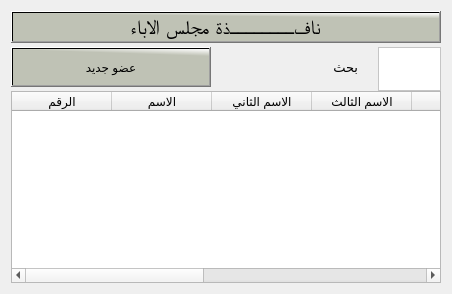
                   <widget class="QWidget" name="tab_242">
                    <attribute name="title">
                     <string>مجلس الاباء</string>
                    </attribute>
                    <layout class="QGridLayout" name="gridLayout_17">
                     <item row="0" column="0">
                      <layout class="QVBoxLayout" name="verticalLayout_140" stretch="5,5,90">
                       <property name="spacing">
                        <number>2</number>
                       </property>
                       <item>
                        <widget class="QPushButton" name="pushButton_274">
                         <property name="font">
                          <font>
                           <family>Motken K Sina</family>
                           <pointsize>15</pointsize>
                           <weight>9</weight>
                           <italic>false</italic>
                           <bold>false</bold>
                          </font>
                         </property>
                         <property name="cursor">
                          <cursorShape>PointingHandCursor</cursorShape>
                         </property>
                         <property name="styleSheet">
                          <string notr="true">background-color: qlineargradient(spread:pad, x1:0.964478, y1:0.193, x2:1, y2:0, stop:0 rgba(191, 194, 181, 255), stop:1 rgba(255, 255, 255, 255));
color:rgb(0, 0, 0);

  font: 75 15pt &quot;Motken K Sina&quot;;</string>
                         </property>
                         <property name="text">
                          <string>نافــــــــذة مجلس الاباء</string>
                         </property>
                         <property name="flat">
                          <bool>false</bool>
                         </property>
                        </widget>
                       </item>
                       <item>
                        <layout class="QHBoxLayout" name="horizontalLayout_225" stretch="60,10,10,10">
                         <property name="spacing">
                          <number>20</number>
                         </property>
                         <item>
                          <widget class="QPushButton" name="btnAddNewCouncilFathers">
                           <property name="maximumSize">
                            <size>
                             <width>200</width>
                             <height>40</height>
                            </size>
                           </property>
                           <property name="layoutDirection">
                            <enum>Qt::LeftToRight</enum>
                           </property>
                           <property name="styleSheet">
                            <string notr="true">background-color: qlineargradient(spread:pad, x1:0.964478, y1:0.193, x2:1, y2:0, stop:0 rgba(191, 194, 181, 255), stop:1 rgba(255, 255, 255, 255));
color:rgb(0, 0, 0);

font: 18pt &quot;Mohammad Annoktah&quot;;

font: 15pt &quot;PT Bold Heading&quot;;</string>
                           </property>
                           <property name="text">
                            <string>عضو جديد</string>
                           </property>
                           <property name="icon">
                            <iconset>
                             <normaloff>icons/اضافة.svg</normaloff>icons/اضافة.svg</iconset>
                           </property>
                           <property name="iconSize">
                            <size>
                             <width>30</width>
                             <height>30</height>
                            </size>
                           </property>
                          </widget>
                         </item>
                         <item>
                          <spacer name="horizontalSpacer_62">
                           <property name="orientation">
                            <enum>Qt::Horizontal</enum>
                           </property>
                           <property name="sizeHint" stdset="0">
                            <size>
                             <width>40</width>
                             <height>20</height>
                            </size>
                           </property>
                          </spacer>
                         </item>
                         <item>
                          <widget class="QLabel" name="label_194">
                           <property name="maximumSize">
                            <size>
                             <width>120</width>
                             <height>40</height>
                            </size>
                           </property>
                           <property name="font">
                            <font>
                             <family>Motken K Sina</family>
                             <pointsize>10</pointsize>
                             <weight>50</weight>
                             <italic>false</italic>
                             <bold>false</bold>
                            </font>
                           </property>
                           <property name="styleSheet">
                            <string notr="true"/>
                           </property>
                           <property name="text">
                            <string>بحث</string>
                           </property>
                          </widget>
                         </item>
                         <item>
                          <widget class="QTextEdit" name="txtCouncilFathersSearch">
                           <property name="sizePolicy">
                            <sizepolicy hsizetype="Expanding" vsizetype="Expanding">
                             <horstretch>0</horstretch>
                             <verstretch>0</verstretch>
                            </sizepolicy>
                           </property>
                           <property name="minimumSize">
                            <size>
                             <width>15</width>
                             <height>44</height>
                            </size>
                           </property>
                           <property name="maximumSize">
                            <size>
                             <width>250</width>
                             <height>40</height>
                            </size>
                           </property>
                           <property name="sizeIncrement">
                            <size>
                             <width>15</width>
                             <height>15</height>
                            </size>
                           </property>
                           <property name="layoutDirection">
                            <enum>Qt::LeftToRight</enum>
                           </property>
                           <property name="styleSheet">
                            <string notr="true">background-color:rgb(255, 255, 255);
color:rgb(0, 0, 0);
font: 10pt &quot;PT Bold Heading&quot;;</string>
                           </property>
                          </widget>
                         </item>
                        </layout>
                       </item>
                       <item>
                        <layout class="QHBoxLayout" name="horizontalLayout_226">
                         <item>
                          <widget class="QTableWidget" name="tblCouncilFathers">
                           <property name="styleSheet">
                            <string notr="true">QTableWidget {
    background-color: #FFFFFF;
    alternate-background-color:rgb(0, 0, 0);
    font: 9pt &quot;PT Bold Heading&quot;;
    font-weight: bold;
 color:rgb(0, 0, 0)
}

 background-color: qlineargradient(spread:pad, x1:0.964478, y1:0.193, x2:1, y2:0, stop:0 rgba(191, 194, 181, 255), stop:1 rgba(255, 255, 255, 255));
color:rgb(0, 0, 0);</string>
                           </property>
                           <column>
                            <property name="text">
                             <string>الرقم</string>
                            </property>
                           </column>
                           <column>
                            <property name="text">
                             <string>الاسم</string>
                            </property>
                           </column>
                           <column>
                            <property name="text">
                             <string>الاسم الثاني</string>
                            </property>
                           </column>
                           <column>
                            <property name="text">
                             <string>الاسم الثالث</string>
                            </property>
                           </column>
                           <column>
                            <property name="text">
                             <string>اللقب</string>
                            </property>
                           </column>
                           <column>
                            <property name="text">
                             <string>الهاتف</string>
                            </property>
                           </column>
                           <column>
                            <property name="text">
                             <string>تاريخ الميلاد</string>
                            </property>
                           </column>
                           <column>
                            <property name="text">
                             <string>المهمة</string>
                            </property>
                           </column>
                           <column>
                            <property name="text">
                             <string>العمليات</string>
                            </property>
                           </column>
                          </widget>
                         </item>
                        </layout>
                       </item>
                      </layout>
                     </item>
                    </layout>
                   </widget>
